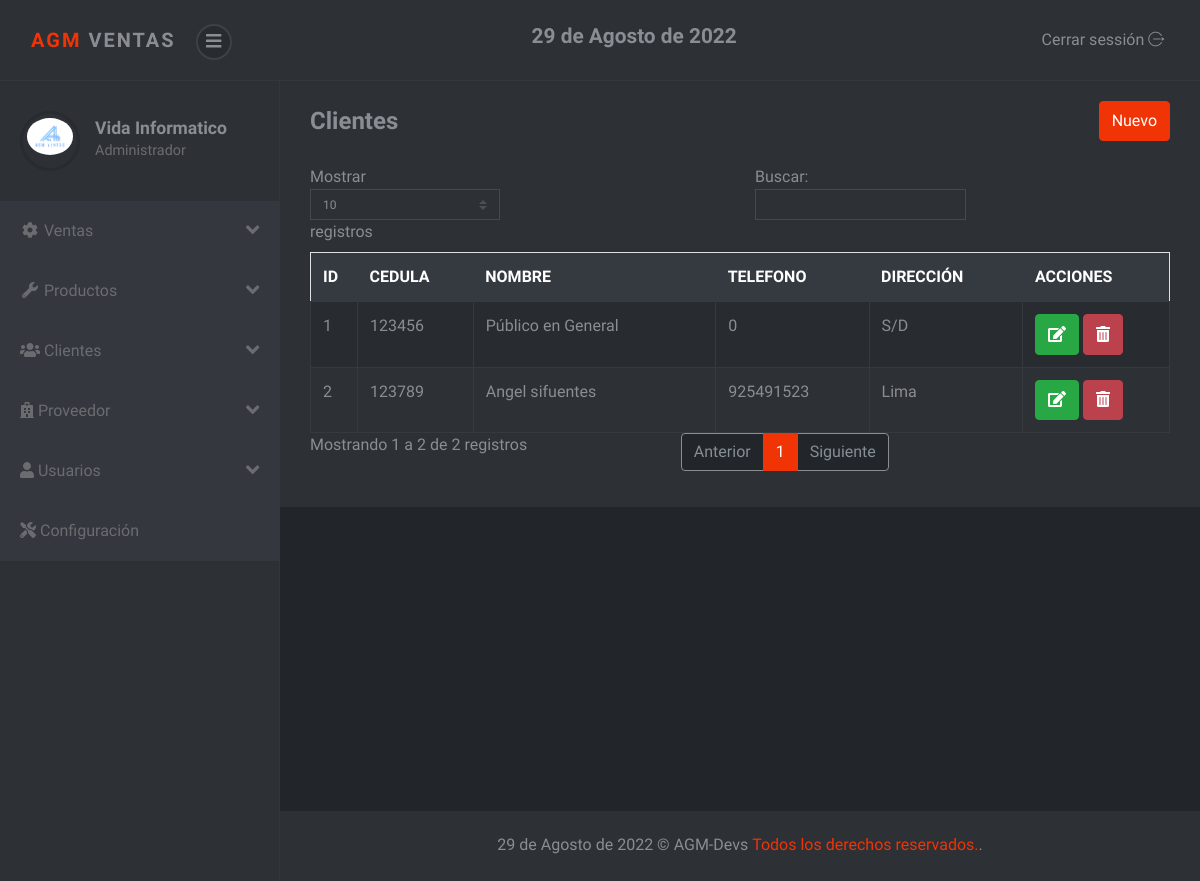
The app's page /sistema/lista_cliente.php (signed in), older data.
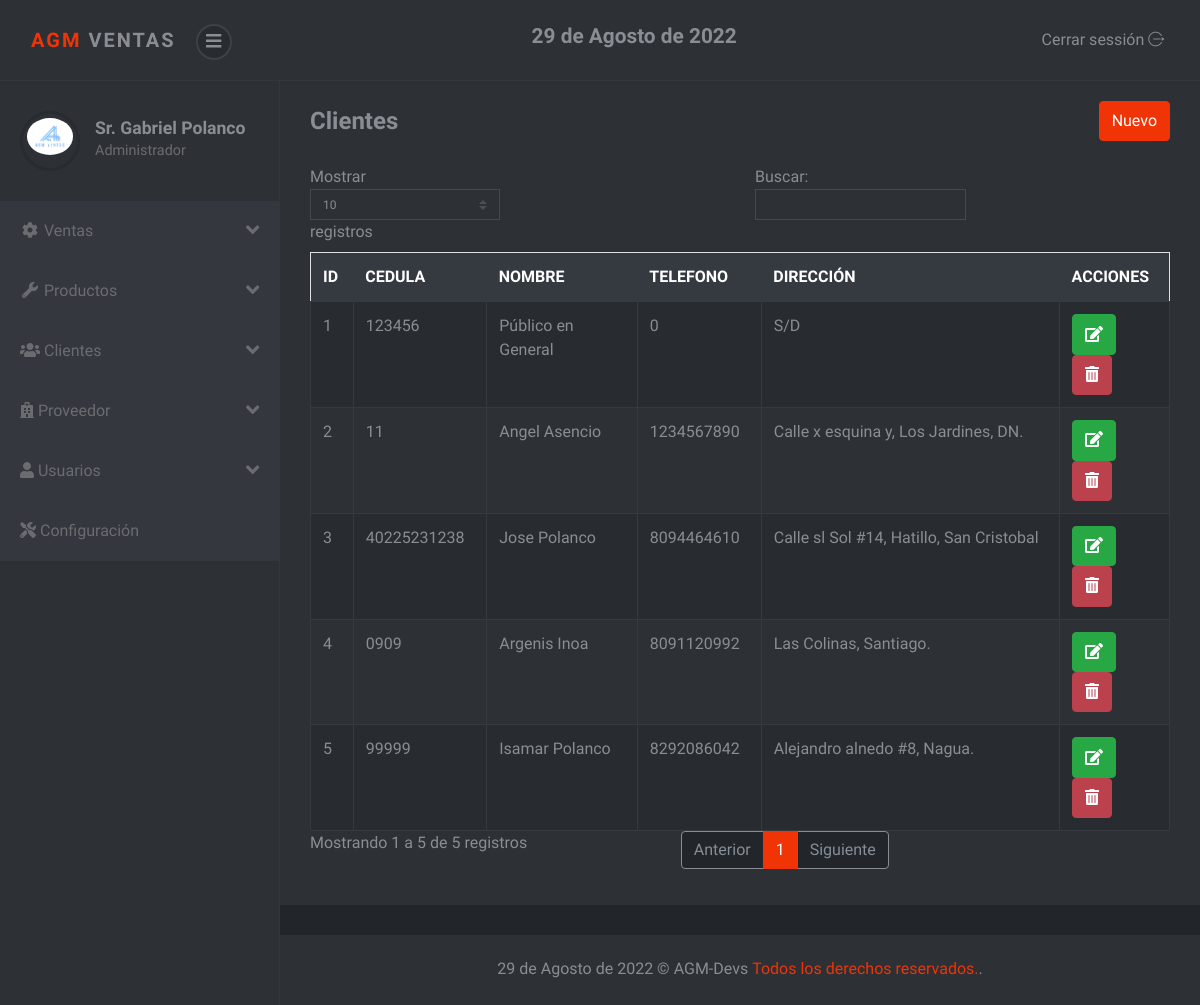
The same page, newer data.
### tables this page shows
CREATE TABLE `cliente` (
  `idcliente` int(11) NOT NULL,
  `dni` varchar(20) NOT NULL,
  `nombre` varchar(100) NOT NULL,
  `telefono` varchar(15) NOT NULL,
  `direccion` varchar(200) NOT NULL,
  `usuario_id` int(11) NOT NULL
);

### sistema/lista_cliente.php (the view)
<?php include_once "includes/header.php"; ?>
<div class="container-fluid">
	<div class="d-sm-flex align-items-center justify-content-between mb-4">
		<h1 class="h3 mb-0 text-gray-800">Clientes</h1>
		<a href="registro_cliente.php" class="btn btn-primary">Nuevo</a>
	</div>
	<div class="row">
		<div class="col-lg-12">
			<div class="table-responsive">
				<table class="table table-striped table-bordered" id="table">
					<thead class="thead-dark">
						<tr>
							<th>ID</th>
							<th>CEDULA</th>
							<th>NOMBRE</th>
							<th>TELEFONO</th>
							<th>DIRECCIÓN</th>
							<?php if ($_SESSION['rol'] == 1) { ?>
							<th>ACCIONES</th>
							<?php } ?>
						</tr>
					</thead>
					<tbody>
						<?php
						include "../conexion.php";
						$query = mysqli_query($conexion, "SELECT * FROM cliente");
						$result = mysqli_num_rows($query);
						if ($result > 0) {
							while ($data = mysqli_fetch_assoc($query)) { ?>
								<tr>
									<td><?php echo $data['idcliente']; ?></td>
									<td><?php echo $data['dni']; ?></td>
									<td><?php echo $data['nombre']; ?></td>
									<td><?php echo $data['telefono']; ?></td>
									<td><?php echo $data['direccion']; ?></td>
									<?php if ($_SESSION['rol'] == 1) { ?>
									<td>
										<a href="editar_cliente.php?id=<?php echo $data['idcliente']; ?>" class="btn btn-success"><i class='fas fa-edit'></i></a>
										<form action="eliminar_cliente.php?id=<?php echo $data['idcliente']; ?>" method="post" class="confirmar d-inline">
											<button class="btn btn-danger" type="submit"><i class='fas fa-trash-alt'></i> </button>
										</form>
									</td>
									<?php } ?>
								</tr>
						<?php }
						} ?>
					</tbody>
				</table>
			</div>
		</div>
	</div>
</div>
<?php include_once "includes/footer.php"; ?>

### sistema/includes/header.php (shortened to what this page needs)
<?php
include "includes/functions.php";
?>
<!DOCTYPE html>
<html>
<head>
	<link rel="stylesheet" href="vendor/bootstrap/css/bootstrap.min.css">
	<link rel="stylesheet" href="css/font.css">
	<link rel="stylesheet" href="css/style.violet.css" id="theme-stylesheet">
	<link rel="stylesheet" href="css/custom.css">
</head>
<body>
	<header class="header">
		<nav class="navbar navbar-expand-lg">
			<div class="container-fluid d-flex align-items-center justify-content-between">
				<div class="navbar-header">
					<a href="index.php" class="navbar-brand">
						<div class="brand-text brand-big visible text-uppercase"><strong class="text-primary">AGM</strong> <strong>Ventas</strong></div>
					</a>
					<button class="sidebar-toggle"><i class="fas fa-bars"></i></button>
				</div>
				<h4><?php echo fechaPeru(); ?></h4>
				<div class="right-menu list-inline no-margin-bottom">
					<div class="list-inline-item logout"> <a id="logout" href="salir.php" class="nav-link"> <span class="d-none d-sm-inline">Cerrar sessión </span><i class="icon-logout"></i></a></div>
				</div>
			</div>
		</nav>
	</header>
	<div class="d-flex align-items-stretch">
		<nav id="sidebar">
			<div class="sidebar-header d-flex align-items-center">
				<div class="avatar"><img src="img/logo.PNG" alt="..." class="img-fluid rounded-circle"></div>
				<div class="title">
					<h1 class="h5"><?php echo $_SESSION['nombre']; ?></h1>
					<p><?php if ($_SESSION['rol'] == 1) {
							echo "Administrador";
						} else {
							echo "Vendedor";
						} ?></p>
				</div>
			</div>
			<ul class="navbar-nav bg-gradient-primary sidebar sidebar-dark accordion" id="accordionSidebar">
				<li class="nav-item">
					<a class="nav-link collapsed" href="#" data-toggle="collapse" data-target="#collapseTwo" aria-expanded="true" aria-controls="collapseTwo">
						<i class="fas fa-fw fa-cog"></i>
						<span>Ventas</span>
						<i class="fas fa-angle-down fa-lg float-right"></i>
					</a>
				</li>
				<li class="nav-item">
					<a class="nav-link collapsed" href="#" data-toggle="collapse" data-target="#collapseUtilities" aria-expanded="true" aria-controls="collapseUtilities">
						<i class="fas fa-fw fa-wrench"></i>
						<span>Productos</span>
						<i class="fas fa-angle-down fa-lg float-right"></i>
					</a>
				</li>
				<li class="nav-item">
					<a class="nav-link collapsed" href="#" data-toggle="collapse" data-target="#collapseClientes" aria-expanded="true" aria-controls="collapseUtilities">
						<i class="fas fa-users"></i>
						<span>Clientes</span>
						<i class="fas fa-angle-down fa-lg float-right"></i>
					</a>
				</li>
				<li class="nav-item">
					<a class="nav-link collapsed" href="#" data-toggle="collapse" data-target="#collapseProveedor" aria-expanded="true" aria-controls="collapseUtilities">
						<i class="fas fa-hospital"></i>
						<span>Proveedor</span>
						<i class="fas fa-angle-down fa-lg float-right"></i>
					</a>
				</li>
				<?php if ($_SESSION['rol'] == 1) { ?>
					<li class="nav-item">
						<a class="nav-link" href="#" data-toggle="collapse" data-target="#collapseUsuarios" aria-expanded="true">
							<i class="fas fa-user"></i>
							<span>Usuarios</span>
							<i class="fas fa-angle-down fa-lg float-right"></i>
						</a>
					</li>
				<?php } ?>
				<li class="nav-item">
					<a class="nav-link" href="configuracion.php" aria-expanded="true">
						<i class="fas fa-tools"></i>
						<span>Configuración</span>
					</a>
				</li>
			</ul>
		</nav>
		<div class="page-content">
			<div class="page-header">

### sistema/includes/footer.php (shortened to what this page needs)
</div>
<footer class="footer">
  <div class="footer__block block no-margin-bottom">
    <div class="container-fluid text-center">
      <p class="no-margin-bottom"><?php echo fechaPeru(); ?> &copy; AGM-Devs <a href="https://agmdevs.com.do">Todos los derechos reservados.</a>.</p>
    </div>
  </div>
</footer>
</div>
</div>
</body>
</html>

### sistema/css/style.violet.css (style rules this page uses)
body { position: relative; }
a { -webkit-transition: all 0.3s; transition: all 0.3s; display: inline-block; }
.text-uppercase { letter-spacing: 0.1em; }
p { line-height: 1.7; }
button { cursor: pointer; }
i, span, strong { display: inline-block; }
.no-margin-bottom { margin-bottom: 0 !important; }
.block { padding: 20px; background: #2d3035; color: #8a8d93; margin-bottom: 30px; }
.page-content { position: relative; background: #22252a; min-height: 100vh; width: calc(100% - 280px); padding: 0; padding-bottom: 70px; }
.page-header { padding: 20px 15px; background: #2d3035; color: #8a8d93; margin-bottom: 30px; }
.footer { position: absolute; bottom: 0; width: 100%; }
.footer .footer__block { min-height: 70px; }
i[class*='icon-'] { -webkit-transform: translateY(2px); transform: translateY(2px); }
nav.navbar { background: #2d3035; color: #8a8d93; padding-top: 20px; padding-bottom: 20px; border-bottom: 1px solid #34373d; z-index: 10; }
nav.navbar .sidebar-toggle { width: 36px; height: 36px; line-height: 29px; text-align: center; border-radius: 50%; background: #282b2f; color: #8a8d93; font-size: 1.1rem; border: 2px solid #3d4148; outline: none; }
nav.navbar a { color: inherit; }
nav.navbar .brand-text { display: none; font-weight: 700; }
nav.navbar .brand-text.visible { display: block; }
nav.navbar a.nav-link { padding: .5rem .3rem; position: relative; }
nav#sidebar { width: 280px; background: #2d3035; color: #6a6c70; border-right: 1px solid #34373d; }
nav#sidebar a { color: inherit; text-decoration: none; position: relative; }
nav#sidebar a[aria-expanded="true"] { background: #34373d; }
nav#sidebar .sidebar-header { padding: 30px 20px; }
nav#sidebar .sidebar-header h1, nav#sidebar .sidebar-header p { margin-bottom: 0; }
nav#sidebar .sidebar-header h1 { color: #8a8d93; }
nav#sidebar .sidebar-header p { font-size: 0.9rem; }
nav#sidebar .avatar { width: 60px; height: 60px; border-radius: 50%; overflow: hidden; margin-right: 15px; background: none; padding: 4px; border: 3px solid #282b2f; }
nav#sidebar ul { max-height: none; }
nav#sidebar li { position: relative; }
nav#sidebar li a { padding: 18px 20px; display: block; font-weight: 400; }
nav#sidebar li::before { content: ''; width: 2px; height: 100%; background: none; display: block; position: absolute; top: 0; left: 0; z-index: 99; }
button, input[type='submit'] { cursor: pointer; font-family: inherit; font-weight: 300 !important; }
.table { margin-bottom: 0; color: #8a8d93; }
.table td, .table th { border-color: #343a40; }
.table thead th { border: none; }
.table-striped tbody tr { -webkit-transition: all 0.3s; transition: all 0.3s; }
.table-striped tbody tr:nth-of-type(odd) { background-color: #282b2f; }
.table-bordered td, .table-bordered th { border-color: #343a40; }
.navbar { padding: 0.5rem 1rem; }
.navbar-brand { display: inline-block; padding-top: 0.3125rem; padding-bottom: 0.3125rem; margin-right: 1rem; font-size: 1.25rem; }
.btn { font-weight: 400; border: 1px solid transparent; padding: 0.45rem 0.75rem; font-size: 1rem; line-height: 1.5; border-radius: 0.25rem; -webkit-transition: color 0.15s ease-in-out, background-color 0.15s ease-in-out, border-color 0.15s ease-in-out, -webkit-box-shadow 0.15s ease-in-out; transition: color 0.15s ease-in-out, background-color 0.15s ease-in-out, border-color 0.15s ease-in-out, -webkit-box-shadow 0.15s ease-in-out; transition: color 0.15s ease-in-out, background-color 0.15s ease-in-out, border-color 0.15s ease-in-out, box-shadow 0.15s ease-in-out; transition: color 0.15s ease-in-out, background-color 0.15s ease-in-out, border-color 0.15s ease-in-out, box-shadow 0.15s ease-in-out, -webkit-box-shadow 0.15s ease-in-out; }
.btn-primary { color: color-yiq(#f03406); background-color: #f03406; border-color: #f03406; }
.btn-success { color: color-yiq(#28a745); background-color: #28a745; border-color: #28a745; }
.btn-danger { color: color-yiq(#bb414d); background-color: #bb414d; border-color: #bb414d; }
body { font-family: "Muli", sans-serif; font-size: 1rem; font-weight: 400; line-height: 1.5; color: #8a8d93; background-color: #fff; }
a { color: #f03406; text-decoration: none; }
h1, h2, h3, h4, h5, h6, .h1, .h2, .h3, .h4, .h5, .h6 { margin-bottom: 0.5rem; font-family: inherit; font-weight: 700; line-height: 1.2; color: inherit; }
h1, .h1 { font-size: 2.5rem; }
h3, .h3 { font-size: 1.5rem; }
h4, .h4 { font-size: 1.3rem; }
h5, .h5 { font-size: 1.1rem; }
.text-primary { color: #f03406 !important; }
.nav-link { padding: 0.5rem 1rem; }

Row changes from the older to the newer data that the page shows:
changed cliente id 2: dni "123789" → "11"; nombre "Angel sifuentes" → "Angel Asencio"; telefono "925491523" → "1234567890"; direccion "Lima" → "Calle x esquina y, Los Jardines, DN."
added cliente: idcliente "3", dni "40225231238", nombre "Jose Polanco", telefono "8094464610", direccion "Calle sl Sol #14, Hatillo, San Cristobal"
added cliente: idcliente "4", dni "0909", nombre "Argenis Inoa", telefono "8091120992", direccion "Las Colinas, Santiago."
added cliente: idcliente "5", dni "99999", nombre "Isamar Polanco", telefono "8292086042", direccion "Alejandro alnedo #8, Nagua."
Text that changed along with them:
$_SESSION['nombre']: "Vida Informatico" → "Sr. Gabriel Polanco"
text written by a page script: "Mostrar registros Buscar: Mostrando 1 a 2 de 2 registros Anterior 1 Siguiente" → "Mostrar registros Buscar: Mostrando 1 a 5 de 5 registros Anterior 1 Siguiente"
